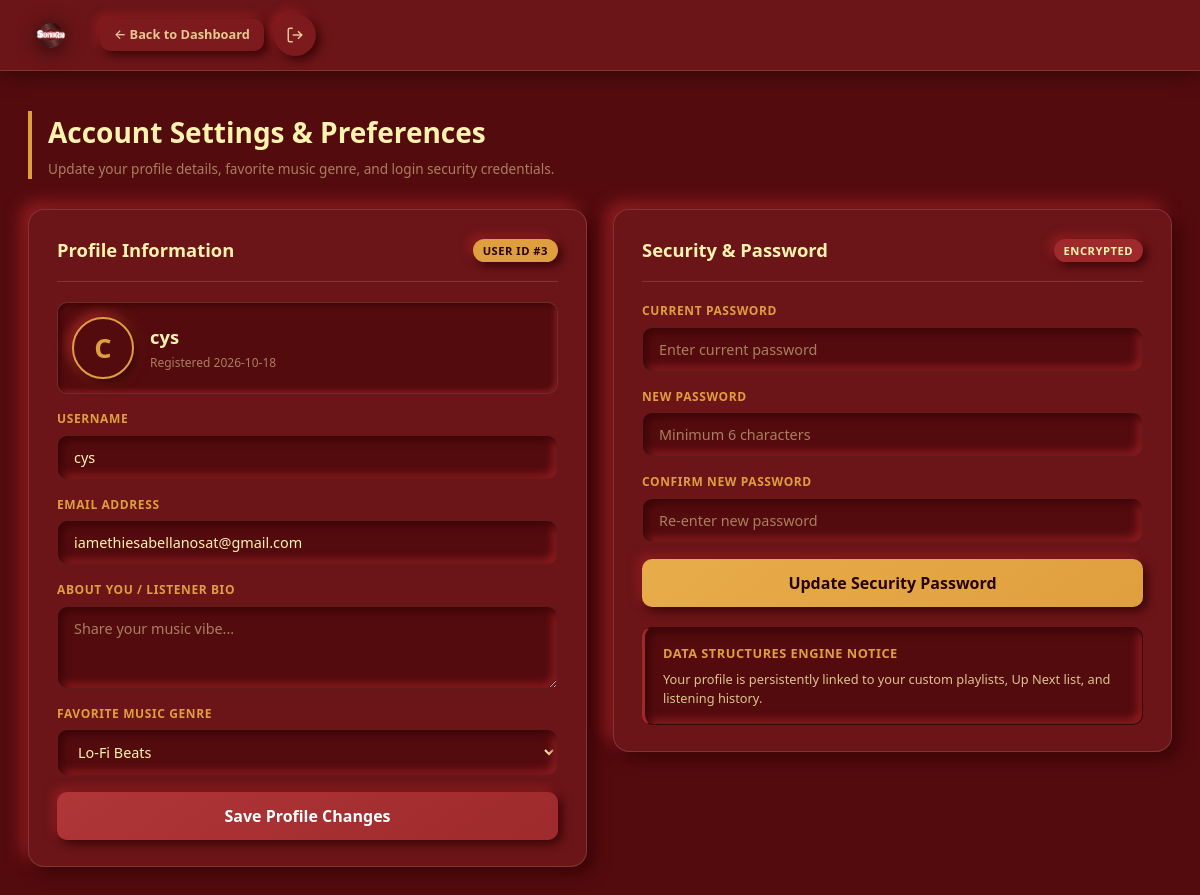
Page /settings (signed in) on the committed database.
### tables this page shows
CREATE TABLE users (
            id INTEGER PRIMARY KEY AUTOINCREMENT,
            username TEXT UNIQUE NOT NULL,
            email TEXT UNIQUE NOT NULL,
            password_hash TEXT NOT NULL,
            role TEXT NOT NULL DEFAULT 'user',
            bio TEXT DEFAULT '',
            favorite_genre TEXT DEFAULT 'Lo-Fi',
            created_at TIMESTAMP DEFAULT CURRENT_TIMESTAMP
        );

### app.py (the view)
@app.route('/settings')
@login_required
def settings_page():
    user = database.get_user_by_id(session['user_id'])
    return render_template('settings.html', user=user)

### app.py (called while the page is built)
def login_required(f):
    @wraps(f)
    def decorated_function(*args, **kwargs):
        if 'user_id' not in session:
            return redirect(url_for('auth_page'))
        return f(*args, **kwargs)
    return decorated_function

### database.py (called while the page is built)
def get_db_connection() -> sqlite3.Connection:
    conn = sqlite3.connect(DB_PATH)
    conn.row_factory = sqlite3.Row
    conn.execute("PRAGMA foreign_keys = ON")
    return conn

def get_user_by_id(user_id: int) -> Optional[Dict[str, Any]]:
    conn = get_db_connection()
    user = conn.execute("SELECT id, username, email, role, bio, favorite_genre, created_at FROM users WHERE id = ?", (user_id,)).fetchone()
    conn.close()
    return dict(user) if user else None

### templates/settings.html (shortened to what this page needs)
<!DOCTYPE html>
<html lang="en">
<head>
  <link rel="stylesheet" href="{{ url_for('static', filename='css/neumorphism.css') }}">
  <link rel="stylesheet" href="{{ url_for('static', filename='css/settings.css') }}">
</head>
<body>
  <header class="settings-navbar">
    <div class="nav-container">
      <a href="/dashboard" class="nav-brand" style="text-decoration:none;">
        <img src="{{ url_for('static', filename='images/sonora.png') }}" alt="Sonora Logo" class="nav-logo-img">
      </a>
      <div class="nav-actions">
        <a href="/dashboard" class="neu-btn btn-sm">
          &larr; Back to Dashboard
        </a>
        <a href="/logout" class="neu-btn neu-btn-icon" title="Sign Out">
          <svg viewBox="0 0 24 24" width="18" height="18" stroke="currentColor" fill="none" stroke-width="2">
            <path d="M9 21H5a2 2 0 0 1-2-2V5a2 2 0 0 1 2-2h4"/>
            <polyline points="16 17 21 12 16 7"/>
            <line x1="21" y1="12" x2="9" y2="12"/>
          </svg>
        </a>
      </div>
    </div>
  </header>
  <main class="container settings-main">
    <div class="settings-header">
      <h2>Account Settings &amp; Preferences</h2>
      <p class="subtitle">Update your profile details, favorite music genre, and login security credentials.</p>
    </div>
    <div class="settings-grid">
      <section class="settings-card neu-card">
        <div class="card-header-flex">
          <h3>Profile Information</h3>
          <span class="neu-badge neu-badge-amber">User ID #{{ user.id }}</span>
        </div>
        <form id="profileForm" class="auth-form">
          <div class="profile-hero">
            <div class="profile-avatar neu-card-inset">
              {{ user.username[0]|upper }}
            </div>
            <div class="profile-hero-meta">
              <span class="profile-name" id="displayUsername">{{ user.username }}</span>
              <span class="profile-role">Registered {{ user.created_at[:10] }}</span>
            </div>
          </div>
          <div class="form-group">
            <label class="neu-label" for="settingUsername">Username</label>
            <input type="text" id="settingUsername" class="neu-input" value="{{ user.username }}" required minlength="3">
          </div>
          <div class="form-group">
            <label class="neu-label" for="settingEmail">Email Address</label>
            <input type="email" id="settingEmail" class="neu-input" value="{{ user.email }}" required>
          </div>
          <div class="form-group">
            <label class="neu-label" for="settingBio">About You / Listener Bio</label>
            <textarea id="settingBio" class="neu-textarea" rows="3" placeholder="Share your music vibe...">{{ user.bio or '' }}</textarea>
          </div>
          <div class="form-group">
            <label class="neu-label" for="settingGenre">Favorite Music Genre</label>
            <select id="settingGenre" class="neu-select">
              <option value="Lo-Fi" {% if user.favorite_genre == 'Lo-Fi' %}selected{% endif %}>Lo-Fi Beats</option>
            </select>
          </div>
          <button type="submit" class="neu-btn neu-btn-primary submit-btn">
            Save Profile Changes
          </button>
        </form>
      </section>
      <section class="settings-card neu-card">
        <div class="card-header-flex">
          <h3>Security &amp; Password</h3>
          <span class="neu-badge neu-badge-rust">Encrypted</span>
        </div>
        <form id="passwordForm" class="auth-form">
          <div class="form-group">
            <label class="neu-label" for="currentPassword">Current Password</label>
            <input type="password" id="currentPassword" class="neu-input" placeholder="Enter current password" required>
          </div>
          <div class="form-group">
            <label class="neu-label" for="newPassword">New Password</label>
            <input type="password" id="newPassword" class="neu-input" placeholder="Minimum 6 characters" required minlength="6">
          </div>
          <div class="form-group">
            <label class="neu-label" for="confirmPassword">Confirm New Password</label>
            <input type="password" id="confirmPassword" class="neu-input" placeholder="Re-enter new password" required minlength="6">
          </div>
          <button type="submit" class="neu-btn neu-btn-amber submit-btn">
            Update Security Password
          </button>
        </form>
        <div class="security-note neu-card-inset">
          <h4>Data Structures Engine Notice</h4>
          <p>Your profile is persistently linked to your custom playlists, Up Next list, and listening history.</p>
        </div>
      </section>
    </div>
  </main>
</body>
</html>

### static/css/neumorphism.css (style rules this page uses)
:root { --bg: #540B0E; --surface: #6b1518; --surface-2: #7c1a1d; --surface-3: #8e2022; --burgundy: #540B0E; --rust: #9E2A2B; --amber: #E09F3E; --cream: #FFF3B0; --cream-70: rgba(255,243,176,.80); --cream-40: rgba(255,243,176,.50); --cream-15: rgba(255,255,255,.14); --shadow-dark: #3a0507; --shadow-light: #921e22; --neu-sm: 4px 4px 10px var(--shadow-dark), -4px -4px 10px var(--shadow-light); --neu-md: 7px 7px 16px var(--shadow-dark), -7px -7px 16px var(--shadow-light); --neu-lg: 11px 11px 24px var(--shadow-dark),-11px -11px 24px var(--shadow-light); --neu-in: inset 4px 4px 9px var(--shadow-dark), inset -4px -4px 9px var(--shadow-light); --neu-in-sm: inset 2px 2px 5px var(--shadow-dark), inset -2px -2px 5px var(--shadow-light); --amber-glow: 0 0 18px rgba(224,159,62,.28); --r-xs: 6px; --r-sm: 10px; --r-md: 16px; --r-lg: 22px; --r-xl: 30px; --r-full: 9999px; --font: 'Segoe UI', system-ui, -apple-system, sans-serif; --mono: 'Consolas', 'Fira Code', monospace; --t: all .22s cubic-bezier(.4,0,.2,1); --t-spring: transform .3s cubic-bezier(.34,1.56,.64,1); }
*, *::before, *::after { box-sizing: border-box; margin: 0; padding: 0; }
html { scroll-behavior: smooth; }
body { font-family: var(--font); background: var(--bg); color: var(--cream); min-height: 100vh; line-height: 1.55; -webkit-font-smoothing: antialiased; }
a { color: inherit; text-decoration: none; }
button { font-family: inherit; cursor: pointer; }
select option { background: var(--surface); color: var(--cream); }
.container { max-width: 1380px; margin: 0 auto; padding: 0 28px; }
.neu-card { background: var(--surface); border-radius: var(--r-md); box-shadow: var(--neu-md); border: 1px solid var(--cream-15); transition: var(--t); }
.neu-card-inset { background: var(--bg); border-radius: var(--r-sm); box-shadow: var(--neu-in); border: 1px solid rgba(0,0,0,.3); }
.neu-btn { display: inline-flex; align-items: center; justify-content: center; gap: 12px; background: var(--surface-2); color: var(--cream-70); border: none; border-radius: var(--r-sm); padding: 12px 24px; font-size: .9rem; font-weight: 600; box-shadow: var(--neu-sm); transition: var(--t); user-select: none; white-space: nowrap; }
.neu-btn-primary { background: linear-gradient(145deg, #b03638, var(--rust)); color: #fff; font-weight: 700; }
.neu-btn-amber { background: linear-gradient(145deg, #e8ac4a, var(--amber)); color: #260204; font-weight: 700; }
.neu-btn-icon { width: 42px; height: 42px; border-radius: var(--r-full); padding: 0; }
.btn-sm { padding: 6px 14px; font-size: .8rem; }
.neu-input, .neu-select, .neu-textarea { width: 100%; background: var(--bg); border: 1px solid rgba(255,243,176,.07); border-radius: var(--r-sm); padding: 12px 16px; color: var(--cream); font-family: inherit; font-size: .9rem; box-shadow: var(--neu-in); outline: none; transition: var(--t); resize: vertical; }
.neu-input::placeholder, .neu-textarea::placeholder { color: var(--cream-40); }
.neu-textarea { min-height: 80px; }
.neu-label { display: block; font-size: .75rem; font-weight: 700; text-transform: uppercase; letter-spacing: .6px; color: var(--amber); margin-bottom: 6px; }
.form-group { display: inline-flex; flex-direction: column; gap: 0; }
.neu-badge { display: inline-flex; align-items: center; padding: 3px 10px; border-radius: var(--r-full); font-size: .7rem; font-weight: 700; text-transform: uppercase; letter-spacing: .5px; white-space: nowrap; box-shadow: var(--neu-sm); }
.neu-badge-amber { background: var(--amber); color: #260204; }
.neu-badge-rust { background: var(--rust); color: var(--cream); }
.nav-container { max-width: 1380px; margin: 0 auto; padding: 0 28px; display: grid; grid-template-columns: auto 1fr auto; align-items: center; gap: 16px; }
.nav-brand { display: inline-flex; align-items: center; gap: 10px; cursor: pointer; outline: none; transition: var(--t-spring); }
.nav-logo-img { width: 46px; height: 46px; object-fit: contain; filter: drop-shadow(0 3px 10px rgba(0,0,0,.65)); transition: var(--t); flex-shrink: 0; }
.auth-form { display: flex; flex-direction: column; gap: 16px; }
.submit-btn { padding: 13px; font-size: 1rem; }

### rows in the picture
users: id "3", username "C", username "cys", created_at "2026-10-18", email "iamethiesabellanosat@gmail.com", favorite_genre "Lo-Fi Beats"
